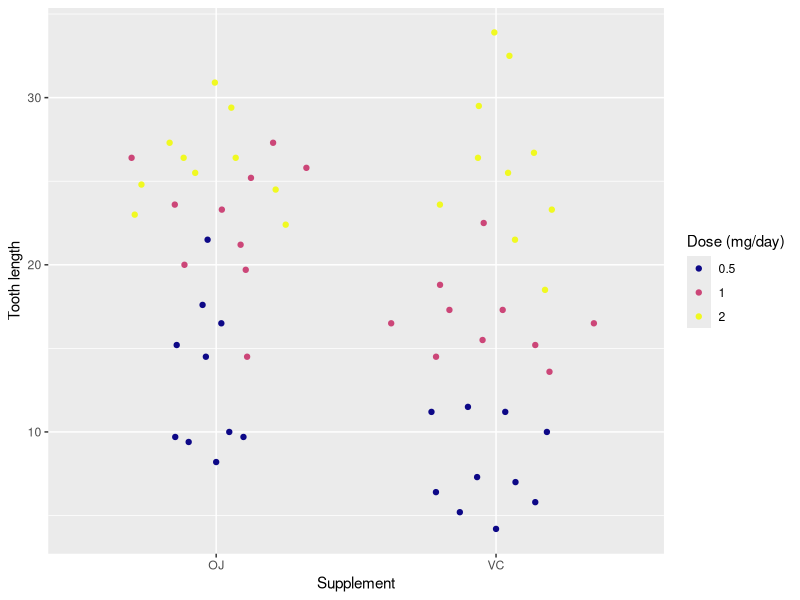
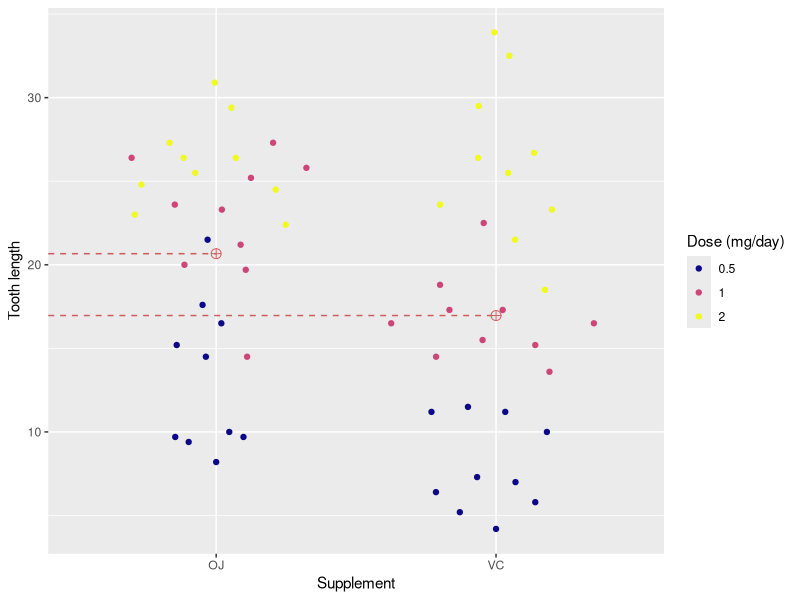

R code for these plots, in order:
## ---- chunk 1
knitr::opts_chunk$set(#fig.path = "images/chapter8-02/",
                      fig.align = "center",
                      fig.width = 10, 
                      fig.height = 4,
                      cache.path = "cache/",
                      cache = FALSE,
                      echo = TRUE)
library(tidyverse)
library(broom)
library(grid)
library(patchwork)
## ---- chunk 2
str(ToothGrowth)
## ---- chunk 3
ggplot(ToothGrowth, aes(supp, len, color = factor(dose))) + 
  ggbeeswarm::geom_quasirandom() +
  labs(x = "Supplement", y = "Tooth length", color = "Dose (mg/day)") +
  scale_color_viridis_d(option = "C")
## ---- chunk 4
fit1s <- lm(len ~ 1 + as.numeric(supp=="VC"), 
            data = ToothGrowth)
## ---- chunk 5
fit2s <- lm(len ~ supp, data = ToothGrowth)
## ---- chunk 6
coef(fit1s)
coef(fit2s)
## ---- chunk 7
predict(fit2s, data.frame(supp = c("OJ", "VC")))
## ---- chunk 8
pred <- data.frame(supp = c("OJ", "VC"),
                   len = predict(fit2s, data.frame(supp = c("OJ", "VC"))))
ggplot(ToothGrowth, aes(supp, len, color = factor(dose))) + 
  ggbeeswarm::geom_quasirandom() +
  labs(x = "Supplement", y = "Tooth length", color = "Dose (mg/day)") +
  scale_color_viridis_d(option = "C") +
  geom_point(data = pred, color = "indianred", size = 3, shape = 10) +
  geom_segment(data = data.frame(x = c(-Inf, -Inf),
                                 xend = c(1, 2),
                                 y = c(pred$len[1], pred$len[2]),
                                 yend = c(pred$len[1], pred$len[2])),
               aes(x = x, xend = xend, y = y, yend = yend),
               color = "indianred", linetype = "dashed")
## ---- chunk 9
fit1 <- lm(len ~ dose, data = ToothGrowth)
coef(fit1)
## ---- chunk 10
fit2 <- lm(len ~ dose, data = mutate(ToothGrowth, dose = factor(dose)))
coef(fit2)
